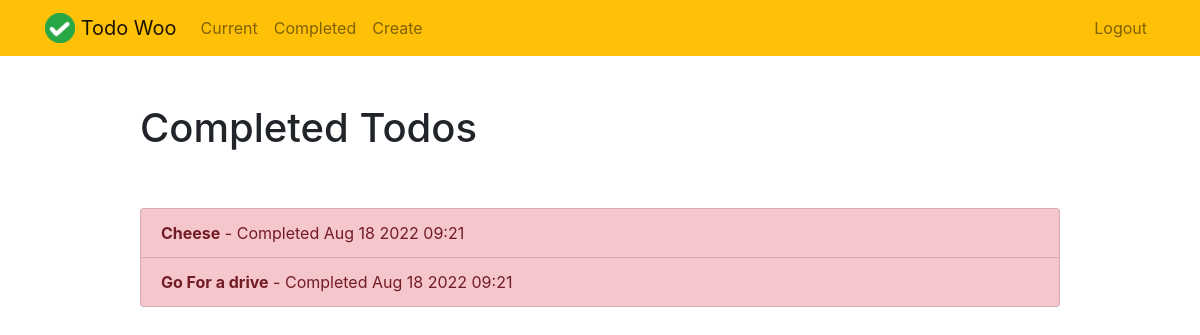
Before: /completed/ (signed in) with the older database file.
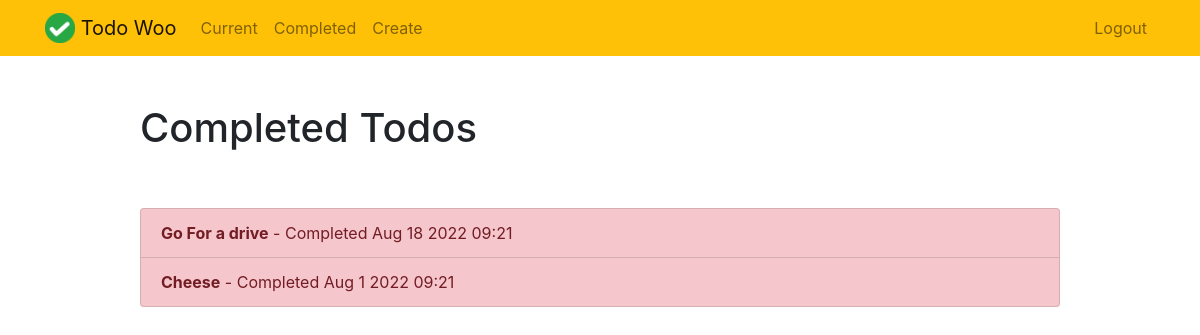
After: the same page with the newer database file.
### todo/models.py (models this page shows, shortened)
class Todo(models.Model):
    title = models.CharField(max_length=100)
    memo = models.TextField(blank=True)
    created = models.DateTimeField(auto_now_add=True)
    datecompleted = models.DateTimeField(null=True)
    important = models.BooleanField(default=True)
    user = models.ForeignKey(User, on_delete=models.CASCADE)

### todo/views.py (the view)
# urls.py: path('completed/', views.completedtodos, name='completedtodos'),
@login_required
def completedtodos(request):
    todos = Todo.objects.filter(user = request.user, datecompleted__isnull=False).order_by('-datecompleted')
    return render(request, 'todo/completedtodos.html', {'todos':todos})

### todo/templates/todo/completedtodos.html
{% extends "todo/base.html" %}
{% block content %}
    <div class="row justify-content-center mt-5">
        <div class="col-md-10">
            <h1>Completed Todos</h1>
        </div>
    </div>
    <div class="row justify-content-center mt-5">
        <div class="col-md-10">
            <div class="list-group">
                {% for todo in todos %}
                    <a href="{% url 'viewtodo' todo.id %}" class="list-group-item list-group-item-action{% if todo.important %} list-group-item-danger{% endif %}"><b>{{ todo.title }}</b> - Completed {{ todo.datecompleted|date:'M j Y H:i' }}</a>
                {% endfor %}
            </div>
        </div>
    </div>
{% endblock %}

### todo/templates/todo/base.html (shortened to what this page needs)
{% load static %}
<!doctype html>
<html lang="en">
<head>
    <link rel="stylesheet" href="https://stackpath.bootstrapcdn.com/bootstrap/4.4.1/css/bootstrap.min.css">
</head>
<body>
<nav class="navbar navbar-expand-md navbar-light bg-warning">
<div class="container">
    <a class="navbar-brand" href="{% url 'home' %}">
         <img src="{% static 'todo/logo.png' %}" width="30" height="30" class="d-inline-block align-top">
        <span>Todo Woo</span>
    </a>
    <div class="collapse navbar-collapse" id="navbarNav">
    {% if user.is_authenticated %}
        <ul class="navbar-nav mr-auto">
                <li class="nav-item {{ current }}">
                    <a class="nav-link" href="{% url 'currenttodos' %}">Current</a>
                </li>
                <li class="nav-item {{ completed }}">
                    <a class="nav-link" href="{% url 'completedtodos' %}">Completed</a>
                </li>
                <li class="nav-item {{ create }}">
                    <a class="nav-link" href="{% url 'createtodo' %}">Create</a>
                </li>
        </ul>
    {% endif %}
    <ul class="navbar-nav ml-auto">
            {% if user.is_authenticated %}
                <li class="nav-item">
                    <a href="#" onclick="$('#signOutBtn').click()" class="nav-link">Logout</a>
                </li>
            {% endif %}
        </ul>
    </div>
</div>
</nav>
<div class="container">
{% block content %}{% endblock %}
</div>
</body>
</html>

Changed rows visible on the page:
shown differently, row unchanged: Todo "Go For a drive": moves up the list
changed Todo "Cheese": datecompleted "Aug 18 2022 09:21" → "Aug 1 2022 09:21"
